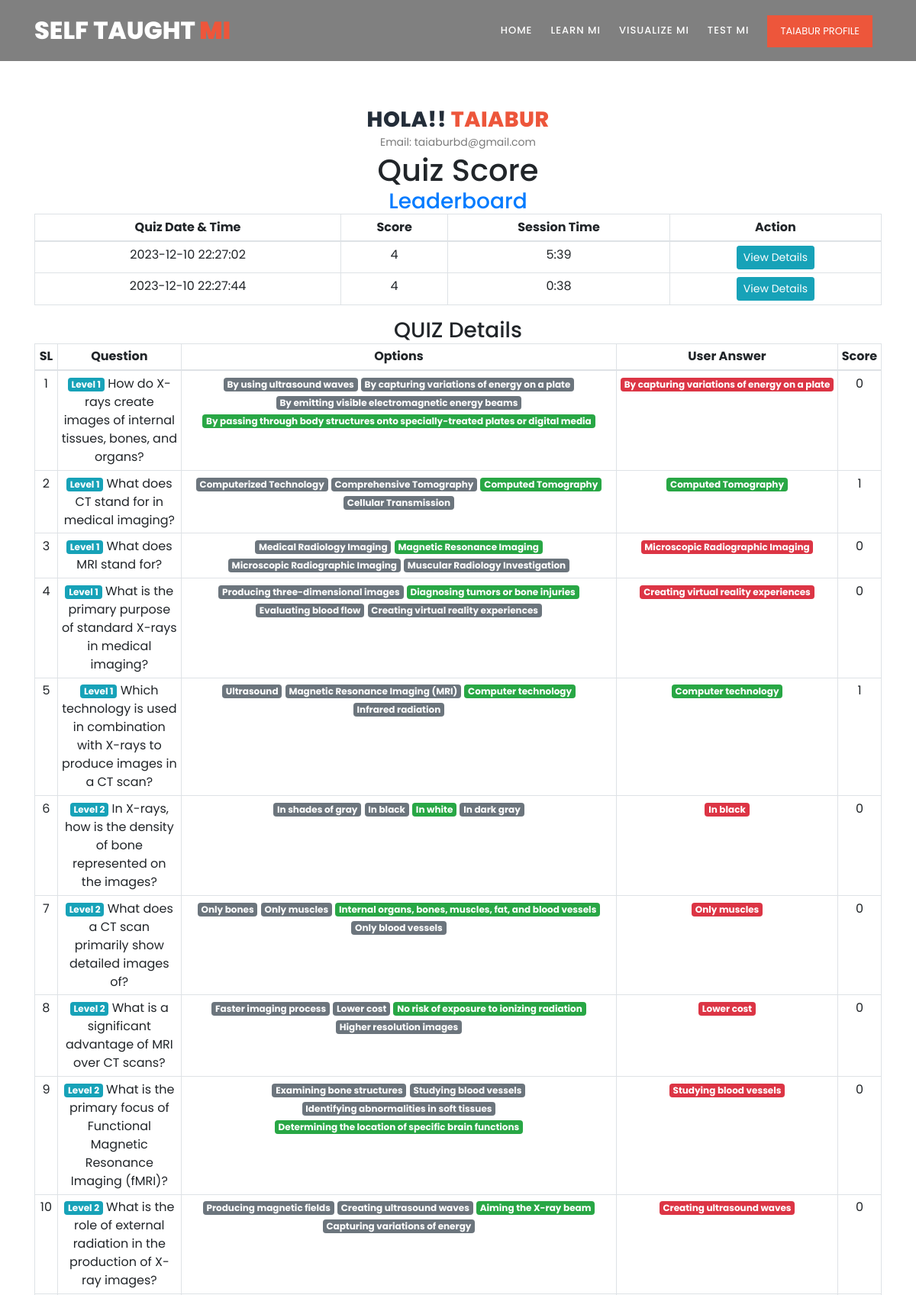
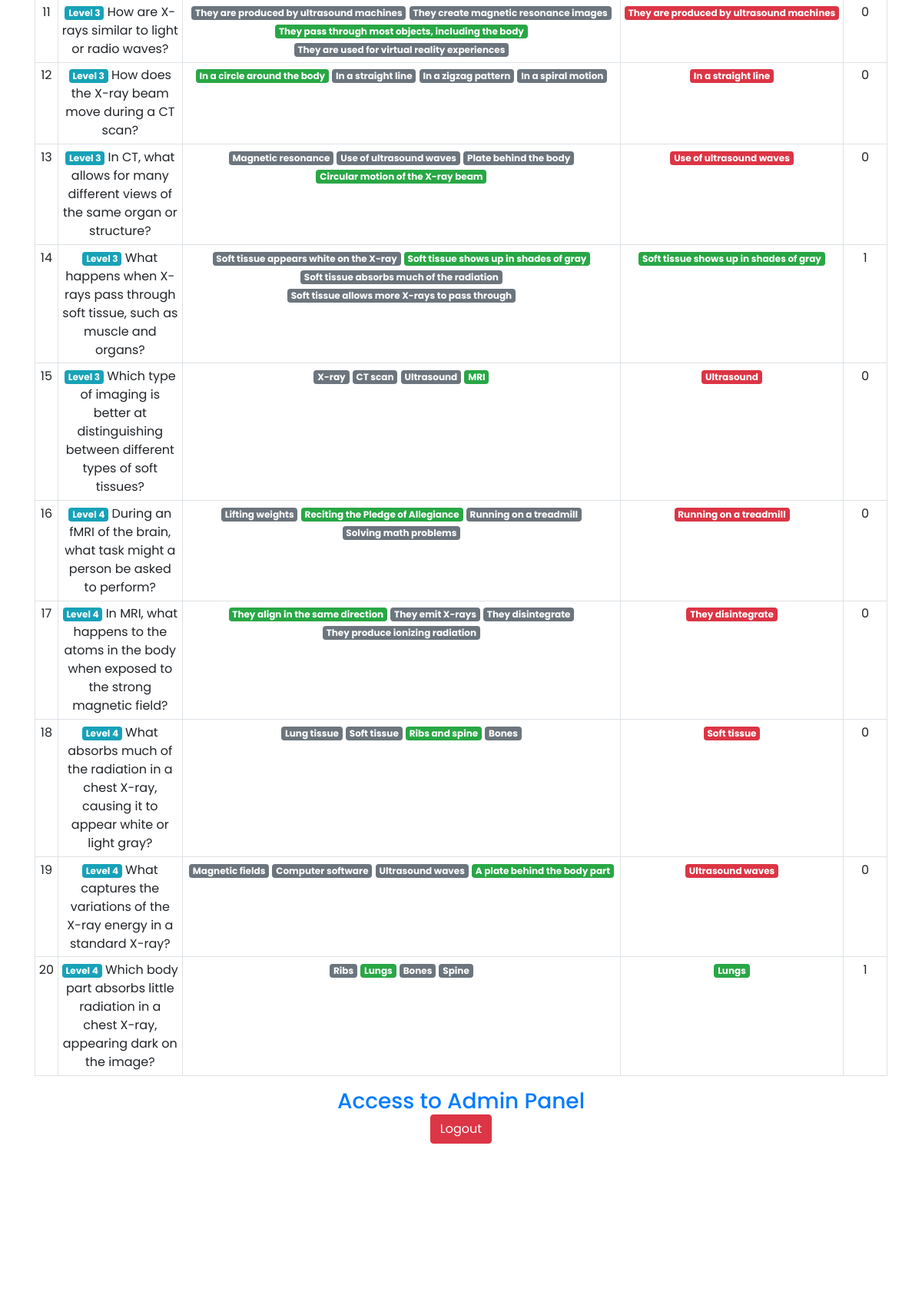
The page /profile?quiz_id=E54k3kWEMY_g7Zaq (signed in, upper part) on the database its author committed (2 pictures, top to bottom).
### tables this page shows
CREATE TABLE users (
    id INTEGER PRIMARY KEY,
    fullname TEXT NULL,
    username TEXT UNIQUE NOT NULL,
    password TEXT NOT NULL,
    isadmin INTEGER DEFAULT 0,
    created TIMESTAMP NOT NULL DEFAULT 
    CURRENT_TIMESTAMP
);

CREATE TABLE quiz_list (
    id INTEGER PRIMARY KEY,
    quiz_id VARCHAR(255),
    user_id INTEGER,
    total_mark INTEGER,
    category VARCHAR(255),
    created_date TIMESTAMP DEFAULT CURRENT_TIMESTAMP
);

CREATE TABLE user_answers (
    id INTEGER PRIMARY KEY,
    user_id INTEGER,
    question_id INTEGER,
    user_answer VARCHAR(255),
    quiz_id VARCHAR(255),
    mark_count INTEGER
);

CREATE TABLE questions (
    id INTEGER PRIMARY KEY,
    question TEXT NOT NULL,
    option1 VARCHAR(255) NULL,
    option2 VARCHAR(255) NULL,
    option3 VARCHAR(255) NULL,
    option4 VARCHAR(255) NULL,
    answer VARCHAR(255) NULL,
    level VARCHAR(255) NULL,
    category VARCHAR(255) NULL,
    created_by VARCHAR(255) NULL,
    created_at TIMESTAMP DEFAULT CURRENT_TIMESTAMP
);

### views.py (the view)
@app.route('/profile')
def profile():
    if 'user_id' in session:
        conn = get_db_connection()
        user_id=session['user_id']
        user = conn.execute("SELECT * FROM users WHERE id = ?", (user_id,)).fetchall()
        score_list=conn.execute('SELECT * FROM quiz_list WHERE user_id = ?', (user_id,))
        score_list = score_list.fetchall()
        quiz_id = request.args.get('quiz_id')
        quiz_cat = request.args.get('quiz_cat')
        quiz_details=''
        if quiz_id:
            quiz_details = conn.execute(
                'SELECT * FROM user_answers '
                'JOIN questions ON questions.id = user_answers.question_id '
                'WHERE quiz_id = ? AND user_id = ? '
                'ORDER BY questions.level',
                (quiz_id, session['user_id'])
            ).fetchall()
        conn.close()
        return render_template('profile.html',user=user,score_list=score_list,quiz_details=quiz_details,quiz_cat=quiz_cat)
    else:
        return redirect(url_for('login'))

### admin.py (called while the page is built)
@app.before_request
def check_admin_access():
    if request.endpoint and request.endpoint.startswith('admin'):
        if not is_admin():
            return redirect(url_for('hello'))

### views.py (called while the page is built)
def get_db_connection():
    conn = sqlite3.connect('database.db')
    conn.row_factory = sqlite3.Row
    return conn

### templates/profile.html
{% extends "base.html" %}
{% block content %}
<section class="section" id="features">
  <div class="container">
      <div class="row">
        <div class="col-lg-12">
          <div class="section-heading">
              <h2>Hola!! <em>{% print(session['user_fullname']) %}</em></h2>
              <p>Email: {% print(session['user_name']) %}</p>
              <h1>Quiz Score</h1>
              <h3><a href="{{url_for('leaderboard')}}">Leaderboard</a></h3>
    <table class="table table-stripe table-sm table-bordered">
        <thead>
            <tr>
                <th>Quiz Date & Time</th>
                <th>Score</th>
                <th>Session Time</th>
                <th>Action</th>
            </tr>
        </thead>
        <tbody>
            {% for row in score_list %}
                <tr>
                    <td>{{ row[5] }}</td>
                    <td>{{ row[3] }}</td>
                    <td>{{ row[4] }}</td>
                    <td><a href="{{url_for('profile',quiz_id=row[1])}}" class="btn btn-info btn-sm">View Details</a></td>
                </tr>
            {% endfor %}
        </tbody>
    </table>
    {% if quiz_details:%}
    <div class="trainer-item">
      <div class="">
    <h3>QUIZ Details</h3>
    <table class="table table-stripe table-sm table-sm table-bordered">
      <thead>
        <tr>
          <th>SL</th>
          <th>Question</th>
          <th>Options</th>
          <th>User Answer</th>
          <th>Score</th>
        </tr>
      </thead>
      <tbody>
        {% set options = ['option1', 'option2', 'option3', 'option4']        %}
        {% for qa in quiz_details %}
        <tr>
          <td>{{loop.index}}</td>
          <td> <span class="badge badge-info">{{qa.level}}</span>
          {{qa.question}}</td>
          <td>
            {% if qa.option1 == qa.answer %}
              <span class="badge badge-success"> {{qa.option1}}</span>
            {% else %}
              <span class="badge badge-secondary"> {{qa.option1}}</span>
            {% endif %}
            {% if qa.option2 == qa.answer %}
              <span class="badge badge-success"> {{qa.option2}}</span>
            {% else %}
              <span class="badge badge-secondary"> {{qa.option2}}</span>
            {% endif %}
            {% if qa.option3 == qa.answer %}
              <span class="badge badge-success"> {{qa.option3}}</span>
            {% else %}
              <span class="badge badge-secondary"> {{qa.option3}}</span>
            {% endif %}
            {% if qa.option4 == qa.answer %}
              <span class="badge badge-success"> {{qa.option4}}</span>
            {% else %}
              <span class="badge badge-secondary"> {{qa.option4}}</span>
            {% endif %}
          </td>
          <td>
            {% if qa.user_answer == qa.answer %}
              <span class="badge badge-success"> {{qa.user_answer}}</span><br/>
            {% else %}
              <span class="badge badge-danger"> {{qa.user_answer}}</span><br/>
            {% endif %}
          </td>
          <td>{{qa.mark_count}}</td>
        </tr>
        {% endfor %}
      </tbody>
    </table>
  </div>
</div>
    {% endif %}
              <h3>{% if session['user_type'] == 1 %}
                <a href="/admin">Access to Admin Panel</a>
                {% else %}
                    User
                {% endif %}
              </h3>
              <a href="/logout"><button class="btn btn-danger">
             Logout
            </button></a>
          </div>
      </div>
    </div>
</section>
{% endblock %}

### templates/base.html (shortened to what this page needs)
<!DOCTYPE html>
<html lang="en">
  <head>
    <link rel="stylesheet" type="text/css" href="{{ url_for('static',filename='assets/css/bootstrap.min.css') }}">
    <link rel="stylesheet" type="text/css" href="{{ url_for('static',filename='assets/css/font-awesome.css') }}">
    <link rel="stylesheet" href="{{ url_for('static',filename='assets/css/templatemo-training-studio.css') }}">
    </head>
    <body>
        <header class="header-area header-sticky" style="{% if request.path != '/' %}background:gray{% endif %}">
            <div class="container">
                <div class="row">
                    <div class="col-12">
                        <nav class="main-nav">
                            <a href="/" class="logo">Self Taught<em> Mi</em></a>
                            <ul class="nav">
                                <li class="scroll-to-section "><a href="/" class="{% if request.path == '/' %}active{% endif %}">Home</a></li>
                                <li class="scroll-to-section "><a href="/tutorial" class="{% if request.path == '/tutorial' %}active{% endif %}">Learn mi</a></li>
                                <li class="scroll-to-section "><a href="/visualize-mi" class="{% if request.path == '/visualize-mi' %}active{% endif %}">Visualize Mi</a></li>
                                <li class="scroll-to-section "><a href="/test_mi" class="{% if request.path == '/test_mi' %}active{% endif %}">Test mi</a></li>
                                {% if 'user_id' in session %}
                                    <li class="main-button ">
                                        <a href="/profile" >{{ session['user_fullname'] }} Profile</a>
                                    </li>
                                {% else %}
                                    <li class="main-button"><a href="/register#signup">Sign Up</a></li>
                                {% endif %}
                            </ul>
                        </nav>
                    </div>
                </div>
            </div>
        </header>
        {% block content %} {% endblock %}
    <section class="section" id="trainers">
      <div class="container">
          <div class="row">
              <div class="col-lg-6 offset-lg-3">
              </div>
          </div>
      </div>
  </section>
  </body>
</html>

### static/assets/css/templatemo-training-studio.css (style rules this page uses)
html, body, div, span, applet, object, iframe, h1, h2, h3, h4, h5, h6, p, blockquote, div pre, a, abbr, acronym, address, big, cite, code, del, dfn, em, font, img, ins, kbd, q, s, samp, small, strike, strong, sub, sup, tt, var, b, u, i, center, dl, dt, dd, ol, ul, li, figure, header, nav, section, article, aside, footer, figcaption { margin: 0; padding: 0; border: 0; outline: 0; }
ul, li { padding: 0; margin: 0; list-style: none; }
header, nav, section, article, aside, footer, hgroup { display: block; }
* { box-sizing: border-box; }
html, body { font-family: 'Poppins', sans-serif; font-weight: 400; background-color: #fff; font-size: 16px; -ms-text-size-adjust: 100%; -webkit-font-smoothing: antialiased; -moz-osx-font-smoothing: grayscale; }
a { text-decoration: none !important; }
h1, h2, h3, h4, h5, h6 { margin-top: 0px; margin-bottom: 0px; }
ul { margin-bottom: 0px; }
p { font-size: 14px; line-height: 25px; color: #7a7a7a; }
html, body { background: #fff; font-family: 'Poppins', sans-serif; }
.section-heading { text-align: center; margin-top: 140px; margin-bottom: 80px; }
.section-heading h2 { font-size: 28px; font-weight: 800; color: #232d39; text-transform: uppercase; letter-spacing: 0.5px; margin-top: 0px; margin-bottom: 0px; }
.section-heading h2 em { font-style: normal; color: #ed563b; }
.main-button a { display: inline-block; font-size: 15px; padding: 12px 20px; background-color: #ed563b; color: #fff; text-align: center; font-weight: 400; text-transform: uppercase; transition: all .3s; }
.header-area { position: absolute; top: 0px; left: 0px; right: 0px; z-index: 100; height: 80px; background: rgba(250,250,250,0.1); -webkit-transition: all .5s ease 0s; -moz-transition: all .5s ease 0s; -o-transition: all .5s ease 0s; transition: all .5s ease 0s; }
.header-area .main-nav { min-height: 80px; background: transparent; }
.header-area .main-nav .logo { line-height: 80px; color: #fff; font-size: 32px; font-weight: 800; text-transform: uppercase; float: left; -webkit-transition: all 0.3s ease 0s; -moz-transition: all 0.3s ease 0s; -o-transition: all 0.3s ease 0s; transition: all 0.3s ease 0s; }
.header-area .main-nav .logo em { font-style: normal; color: #ed563b; font-weight: 900; }
.header-area .main-nav .nav { float: right; margin-top: 27px; margin-right: 0px; background-color: transparent; -webkit-transition: all 0.3s ease 0s; -moz-transition: all 0.3s ease 0s; -o-transition: all 0.3s ease 0s; transition: all 0.3s ease 0s; position: relative; z-index: 999; }
.header-area .main-nav .nav li { padding-left: 20px; padding-right: 20px; }
.header-area .main-nav .nav li a { display: block; font-weight: 500; font-size: 13px; color: #7a7a7a; text-transform: uppercase; -webkit-transition: all 0.3s ease 0s; -moz-transition: all 0.3s ease 0s; -o-transition: all 0.3s ease 0s; transition: all 0.3s ease 0s; height: 40px; line-height: 40px; border: transparent; letter-spacing: 1px; }
.header-area .main-nav .nav li a { color: #fff; }
.header-area .main-nav .nav li:last-child a { display: inline-block; font-size: 13px; padding: 11px 17px; background-color: #ed563b; color: #fff; text-align: center; font-weight: 400; letter-spacing: 0px; text-transform: uppercase; transition: all .3s; height: auto; line-height: 20px; }
.header-area.header-sticky { min-height: 80px; }
.header-area.header-sticky .nav { margin-top: 20px !important; }
@media (max-width: 1200px) { .header-area .main-nav .nav li { padding-left: 12px; padding-right: 12px; } }
@media (max-width: 1200px) { .header-area .main-nav:before { display: none; } }
@media (min-width: 767px) { .header-area .main-nav .nav { display: flex !important; } }
#features { margin-bottom: 80px; }

### rows shown on the page
users: user_fullname "TAIABUR", fullname "TAIABUR", username "taiaburbd@gmail.com"
quiz_list: created_date "2023-12-10 22:27:02", total_mark "4", category "5:39"
quiz_list: created_date "2023-12-10 22:27:44", total_mark "4", category "0:38"
user_answers: level "Level 1", question "How do X-rays create images of internal tissues, bones, and organs?", option1 "By using ultrasound waves", option2 "By capturing variations of energy on a plate", option3 "By emitting visible electromagnetic energy beams", option4 "By passing through body structures onto specially-treated plates or digital media", user_answer "By capturing variations of energy on a plate", mark_count "0"
user_answers: level "Level 1", question "What does CT stand for in medical imaging?", option1 "Computerized Technology", option2 "Comprehensive Tomography", option3 "Computed Tomography", option4 "Cellular Transmission", user_answer "Computed Tomography", mark_count "1"
user_answers: level "Level 1", question "What does MRI stand for?", option1 "Medical Radiology Imaging", option2 "Magnetic Resonance Imaging", option3 "Microscopic Radiographic Imaging", option4 "Muscular Radiology Investigation", user_answer "Microscopic Radiographic Imaging", mark_count "0"
user_answers: level "Level 1", question "What is the primary purpose of standard X-rays in medical imaging?", option1 "Producing three-dimensional images", option2 "Diagnosing tumors or bone injuries", option3 "Evaluating blood flow", option4 "Creating virtual reality experiences", user_answer "Creating virtual reality experiences", mark_count "0"
user_answers: level "Level 1", question "Which technology is used in combination with X-rays to produce images in a CT scan?", option1 "Ultrasound", option2 "Magnetic Resonance Imaging (MRI)", option3 "Computer technology", option4 "Infrared radiation", user_answer "Computer technology", mark_count "1"
user_answers: level "Level 2", question "In X-rays, how is the density of bone represented on the images?", option1 "In shades of gray", option2 "In black", option3 "In white", option4 "In dark gray", user_answer "In black", mark_count "0"
user_answers: level "Level 2", question "What does a CT scan primarily show detailed images of?", option1 "Only bones", option2 "Only muscles", option3 "Internal organs, bones, muscles, fat, and blood vessels", option4 "Only blood vessels", user_answer "Only muscles", mark_count "0"
user_answers: level "Level 2", question "What is a significant advantage of MRI over CT scans?", option1 "Faster imaging process", option2 "Lower cost", option3 "No risk of exposure to ionizing radiation", option4 "Higher resolution images", user_answer "Lower cost", mark_count "0"
user_answers: level "Level 2", question "What is the primary focus of Functional Magnetic Resonance Imaging (fMRI)?", option1 "Examining bone structures", option2 "Studying blood vessels", option3 "Identifying abnormalities in soft tissues", option4 "Determining the location of specific brain functions", user_answer "Studying blood vessels", mark_count "0"
user_answers: level "Level 2", question "What is the role of external radiation in the production of X-ray images?", option1 "Producing magnetic fields", option2 "Creating ultrasound waves", option3 "Aiming the X-ray beam", option4 "Capturing variations of energy", user_answer "Creating ultrasound waves", mark_count "0"
user_answers: level "Level 3", question "How are X-rays similar to light or radio waves?", option1 "They are produced by ultrasound machines", option2 "They create magnetic resonance images", option3 "They pass through most objects, including the body", option4 "They are used for virtual reality experiences", user_answer "They are produced by ultrasound machines", mark_count "0"
user_answers: level "Level 3", question "How does the X-ray beam move during a CT scan?", option1 "In a circle around the body", option2 "In a straight line", option3 "In a zigzag pattern", option4 "In a spiral motion", user_answer "In a straight line", mark_count "0"
user_answers: level "Level 3", question "In CT, what allows for many different views of the same organ or structure?", option1 "Magnetic resonance", option2 "Use of ultrasound waves", option3 "Plate behind the body", option4 "Circular motion of the X-ray beam", user_answer "Use of ultrasound waves", mark_count "0"
user_answers: level "Level 3", question "What happens when X-rays pass through soft tissue, such as muscle and organs?", option1 "Soft tissue appears white on the X-ray", option2 "Soft tissue shows up in shades of gray", option3 "Soft tissue absorbs much of the radiation", option4 "Soft tissue allows more X-rays to pass through", user_answer "Soft tissue shows up in shades of gray", mark_count "1"
user_answers: level "Level 3", question "Which type of imaging is better at distinguishing between different types of soft tissues?", option1 "X-ray", option2 "CT scan", option3 "Ultrasound", option4 "MRI", user_answer "Ultrasound", mark_count "0"
user_answers: level "Level 4", question "During an fMRI of the brain, what task might a person be asked to perform?", option1 "Lifting weights", option2 "Reciting the Pledge of Allegiance", option3 "Running on a treadmill", option4 "Solving math problems", user_answer "Running on a treadmill", mark_count "0"
user_answers: level "Level 4", question "In MRI, what happens to the atoms in the body when exposed to the strong magnetic field?", option1 "They align in the same direction", option2 "They emit X-rays", option3 "They disintegrate", option4 "They produce ionizing radiation", user_answer "They disintegrate", mark_count "0"
user_answers: level "Level 4", question "What absorbs much of the radiation in a chest X-ray, causing it to appear white or light gray?", option1 "Lung tissue", option2 "Soft tissue", option3 "Ribs and spine", option4 "Bones", user_answer "Soft tissue", mark_count "0"
user_answers: level "Level 4", question "What captures the variations of the X-ray energy in a standard X-ray?", option1 "Magnetic fields", option2 "Computer software", option3 "Ultrasound waves", option4 "A plate behind the body part", user_answer "Ultrasound waves", mark_count "0"
user_answers: level "Level 4", question "Which body part absorbs little radiation in a chest X-ray, appearing dark on the image?", option1 "Ribs", option2 "Lungs", option3 "Bones", option4 "Spine", user_answer "Lungs", mark_count "1"
